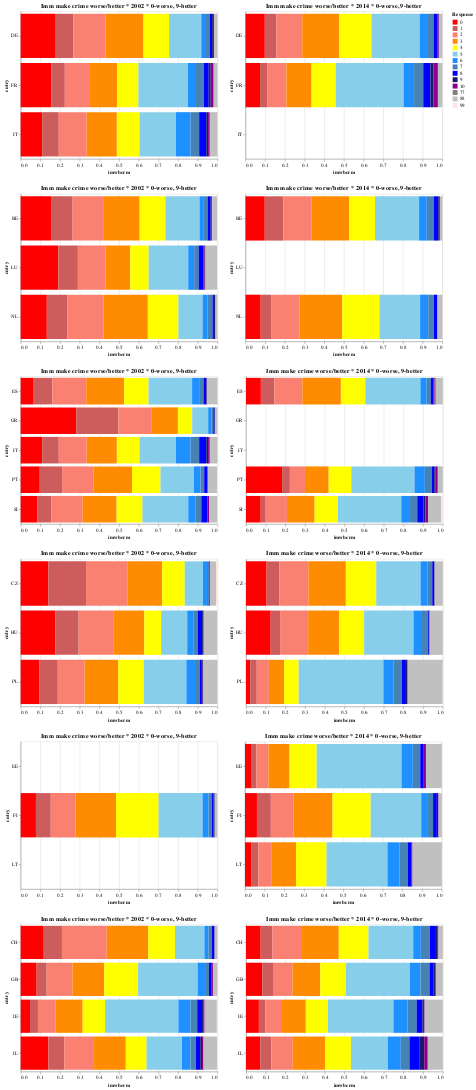

Notebook source saved alongside this figure:
### Code cell
utils.multigroup_plot(imm, ALL, 'imwbcrm')
